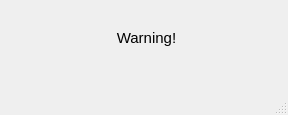
<?xml version="1.0" encoding="UTF-8"?>
<ui version="4.0">
 <class>WarningWindow</class>
 <widget class="QMainWindow" name="WarningWindow">
  <property name="geometry">
   <rect>
    <x>0</x>
    <y>0</y>
    <width>288</width>
    <height>115</height>
   </rect>
  </property>
  <property name="windowTitle">
   <string>Warning!</string>
  </property>
  <widget class="QWidget" name="centralwidget">
   <widget class="QLabel" name="Warning_label">
    <property name="geometry">
     <rect>
      <x>6</x>
      <y>2</y>
      <width>281</width>
      <height>71</height>
     </rect>
    </property>
    <property name="palette">
     <palette>
      <active>
       <colorrole role="WindowText">
        <brush brushstyle="SolidPattern">
         <color alpha="255">
          <red>0</red>
          <green>0</green>
          <blue>0</blue>
         </color>
        </brush>
       </colorrole>
       <colorrole role="Button">
        <brush brushstyle="SolidPattern">
         <color alpha="255">
          <red>240</red>
          <green>8</green>
          <blue>0</blue>
         </color>
        </brush>
       </colorrole>
       <colorrole role="Light">
        <brush brushstyle="SolidPattern">
         <color alpha="255">
          <red>255</red>
          <green>110</green>
          <blue>105</blue>
         </color>
        </brush>
       </colorrole>
       <colorrole role="Midlight">
        <brush brushstyle="SolidPattern">
         <color alpha="255">
          <red>247</red>
          <green>59</green>
          <blue>52</blue>
         </color>
        </brush>
       </colorrole>
       <colorrole role="Dark">
        <brush brushstyle="SolidPattern">
         <color alpha="255">
          <red>120</red>
          <green>4</green>
          <blue>0</blue>
         </color>
        </brush>
       </colorrole>
       <colorrole role="Mid">
        <brush brushstyle="SolidPattern">
         <color alpha="255">
          <red>160</red>
          <green>5</green>
          <blue>0</blue>
         </color>
        </brush>
       </colorrole>
       <colorrole role="Text">
        <brush brushstyle="SolidPattern">
         <color alpha="255">
          <red>0</red>
          <green>0</green>
          <blue>0</blue>
         </color>
        </brush>
       </colorrole>
       <colorrole role="BrightText">
        <brush brushstyle="SolidPattern">
         <color alpha="255">
          <red>255</red>
          <green>255</green>
          <blue>255</blue>
         </color>
        </brush>
       </colorrole>
       <colorrole role="ButtonText">
        <brush brushstyle="SolidPattern">
         <color alpha="255">
          <red>0</red>
          <green>0</green>
          <blue>0</blue>
         </color>
        </brush>
       </colorrole>
       <colorrole role="Base">
        <brush brushstyle="SolidPattern">
         <color alpha="255">
          <red>255</red>
          <green>255</green>
          <blue>255</blue>
         </color>
        </brush>
       </colorrole>
       <colorrole role="Window">
        <brush brushstyle="SolidPattern">
         <color alpha="255">
          <red>240</red>
          <green>8</green>
          <blue>0</blue>
         </color>
        </brush>
       </colorrole>
       <colorrole role="Shadow">
        <brush brushstyle="SolidPattern">
         <color alpha="255">
          <red>0</red>
          <green>0</green>
          <blue>0</blue>
         </color>
        </brush>
       </colorrole>
       <colorrole role="AlternateBase">
        <brush brushstyle="SolidPattern">
         <color alpha="255">
          <red>247</red>
          <green>131</green>
          <blue>127</blue>
         </color>
        </brush>
       </colorrole>
       <colorrole role="ToolTipBase">
        <brush brushstyle="SolidPattern">
         <color alpha="255">
          <red>255</red>
          <green>255</green>
          <blue>220</blue>
         </color>
        </brush>
       </colorrole>
       <colorrole role="ToolTipText">
        <brush brushstyle="SolidPattern">
         <color alpha="255">
          <red>0</red>
          <green>0</green>
          <blue>0</blue>
         </color>
        </brush>
       </colorrole>
      </active>
      <inactive>
       <colorrole role="WindowText">
        <brush brushstyle="SolidPattern">
         <color alpha="255">
          <red>0</red>
          <green>0</green>
          <blue>0</blue>
         </color>
        </brush>
       </colorrole>
       <colorrole role="Button">
        <brush brushstyle="SolidPattern">
         <color alpha="255">
          <red>240</red>
          <green>8</green>
          <blue>0</blue>
         </color>
        </brush>
       </colorrole>
       <colorrole role="Light">
        <brush brushstyle="SolidPattern">
         <color alpha="255">
          <red>255</red>
          <green>110</green>
          <blue>105</blue>
         </color>
        </brush>
       </colorrole>
       <colorrole role="Midlight">
        <brush brushstyle="SolidPattern">
         <color alpha="255">
          <red>247</red>
          <green>59</green>
          <blue>52</blue>
         </color>
        </brush>
       </colorrole>
       <colorrole role="Dark">
        <brush brushstyle="SolidPattern">
         <color alpha="255">
          <red>120</red>
          <green>4</green>
          <blue>0</blue>
         </color>
        </brush>
       </colorrole>
       <colorrole role="Mid">
        <brush brushstyle="SolidPattern">
         <color alpha="255">
          <red>160</red>
          <green>5</green>
          <blue>0</blue>
         </color>
        </brush>
       </colorrole>
       <colorrole role="Text">
        <brush brushstyle="SolidPattern">
         <color alpha="255">
          <red>0</red>
          <green>0</green>
          <blue>0</blue>
         </color>
        </brush>
       </colorrole>
       <colorrole role="BrightText">
        <brush brushstyle="SolidPattern">
         <color alpha="255">
          <red>255</red>
          <green>255</green>
          <blue>255</blue>
         </color>
        </brush>
       </colorrole>
       <colorrole role="ButtonText">
        <brush brushstyle="SolidPattern">
         <color alpha="255">
          <red>0</red>
          <green>0</green>
          <blue>0</blue>
         </color>
        </brush>
       </colorrole>
       <colorrole role="Base">
        <brush brushstyle="SolidPattern">
         <color alpha="255">
          <red>255</red>
          <green>255</green>
          <blue>255</blue>
         </color>
        </brush>
       </colorrole>
       <colorrole role="Window">
        <brush brushstyle="SolidPattern">
         <color alpha="255">
          <red>240</red>
          <green>8</green>
          <blue>0</blue>
         </color>
        </brush>
       </colorrole>
       <colorrole role="Shadow">
        <brush brushstyle="SolidPattern">
         <color alpha="255">
          <red>0</red>
          <green>0</green>
          <blue>0</blue>
         </color>
        </brush>
       </colorrole>
       <colorrole role="AlternateBase">
        <brush brushstyle="SolidPattern">
         <color alpha="255">
          <red>247</red>
          <green>131</green>
          <blue>127</blue>
         </color>
        </brush>
       </colorrole>
       <colorrole role="ToolTipBase">
        <brush brushstyle="SolidPattern">
         <color alpha="255">
          <red>255</red>
          <green>255</green>
          <blue>220</blue>
         </color>
        </brush>
       </colorrole>
       <colorrole role="ToolTipText">
        <brush brushstyle="SolidPattern">
         <color alpha="255">
          <red>0</red>
          <green>0</green>
          <blue>0</blue>
         </color>
        </brush>
       </colorrole>
      </inactive>
      <disabled>
       <colorrole role="WindowText">
        <brush brushstyle="SolidPattern">
         <color alpha="255">
          <red>120</red>
          <green>4</green>
          <blue>0</blue>
         </color>
        </brush>
       </colorrole>
       <colorrole role="Button">
        <brush brushstyle="SolidPattern">
         <color alpha="255">
          <red>240</red>
          <green>8</green>
          <blue>0</blue>
         </color>
        </brush>
       </colorrole>
       <colorrole role="Light">
        <brush brushstyle="SolidPattern">
         <color alpha="255">
          <red>255</red>
          <green>110</green>
          <blue>105</blue>
         </color>
        </brush>
       </colorrole>
       <colorrole role="Midlight">
        <brush brushstyle="SolidPattern">
         <color alpha="255">
          <red>247</red>
          <green>59</green>
          <blue>52</blue>
         </color>
        </brush>
       </colorrole>
       <colorrole role="Dark">
        <brush brushstyle="SolidPattern">
         <color alpha="255">
          <red>120</red>
          <green>4</green>
          <blue>0</blue>
         </color>
        </brush>
       </colorrole>
       <colorrole role="Mid">
        <brush brushstyle="SolidPattern">
         <color alpha="255">
          <red>160</red>
          <green>5</green>
          <blue>0</blue>
         </color>
        </brush>
       </colorrole>
       <colorrole role="Text">
        <brush brushstyle="SolidPattern">
         <color alpha="255">
          <red>120</red>
          <green>4</green>
          <blue>0</blue>
         </color>
        </brush>
       </colorrole>
       <colorrole role="BrightText">
        <brush brushstyle="SolidPattern">
         <color alpha="255">
          <red>255</red>
          <green>255</green>
          <blue>255</blue>
         </color>
        </brush>
       </colorrole>
       <colorrole role="ButtonText">
        <brush brushstyle="SolidPattern">
         <color alpha="255">
          <red>120</red>
          <green>4</green>
          <blue>0</blue>
         </color>
        </brush>
       </colorrole>
       <colorrole role="Base">
        <brush brushstyle="SolidPattern">
         <color alpha="255">
          <red>240</red>
          <green>8</green>
          <blue>0</blue>
         </color>
        </brush>
       </colorrole>
       <colorrole role="Window">
        <brush brushstyle="SolidPattern">
         <color alpha="255">
          <red>240</red>
          <green>8</green>
          <blue>0</blue>
         </color>
        </brush>
       </colorrole>
       <colorrole role="Shadow">
        <brush brushstyle="SolidPattern">
         <color alpha="255">
          <red>0</red>
          <green>0</green>
          <blue>0</blue>
         </color>
        </brush>
       </colorrole>
       <colorrole role="AlternateBase">
        <brush brushstyle="SolidPattern">
         <color alpha="255">
          <red>240</red>
          <green>8</green>
          <blue>0</blue>
         </color>
        </brush>
       </colorrole>
       <colorrole role="ToolTipBase">
        <brush brushstyle="SolidPattern">
         <color alpha="255">
          <red>255</red>
          <green>255</green>
          <blue>220</blue>
         </color>
        </brush>
       </colorrole>
       <colorrole role="ToolTipText">
        <brush brushstyle="SolidPattern">
         <color alpha="255">
          <red>0</red>
          <green>0</green>
          <blue>0</blue>
         </color>
        </brush>
       </colorrole>
      </disabled>
     </palette>
    </property>
    <property name="font">
     <font>
      <pointsize>11</pointsize>
     </font>
    </property>
    <property name="text">
     <string>Warning!</string>
    </property>
    <property name="textFormat">
     <enum>Qt::AutoText</enum>
    </property>
    <property name="scaledContents">
     <bool>false</bool>
    </property>
    <property name="alignment">
     <set>Qt::AlignCenter</set>
    </property>
    <property name="wordWrap">
     <bool>true</bool>
    </property>
   </widget>
  </widget>
  <widget class="QMenuBar" name="menubar">
   <property name="geometry">
    <rect>
     <x>0</x>
     <y>0</y>
     <width>288</width>
     <height>21</height>
    </rect>
   </property>
  </widget>
  <widget class="QStatusBar" name="statusbar"/>
 </widget>
 <resources/>
 <connections/>
</ui>
